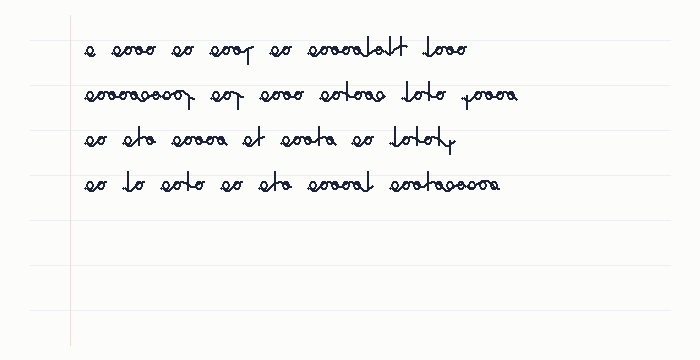
#> input picture backend/samples/sample_htr.png, 700 x 360 px
$ python -i line_segmentation.py   (imports and definitions only)
#> lines starting #> are read from the running program, lines starting #| are printed output that depends on the picture; after the words box and inside, x2 and y2 are one past the last pixel; in counts of white or black regions, pixels touching at a corner belong together
"""Projection-based line segmentation for handwritten text.

Uses horizontal ink-density projection with Gaussian smoothing and valley
detection to segment multi-line handwriting images. Crops are taken from
the **original RGB image** so that TrOCR receives clean, undamaged input.

Key improvements over the previous connected-component approach:
  - Deskew estimation via projection-variance maximisation.
  - Horizontal ruling-line removal only on the binary used for projection
    (the original image is never modified).
  - Gaussian-smoothed projection with valley-based line boundary detection.
  - Proper padding and edge-artifact filtering.
"""

from __future__ import annotations

import cv2
import numpy as np
from PIL import Image
from typing import List, Tuple
from scipy.ndimage import gaussian_filter1d
from scipy.signal import find_peaks


# ---------------------------------------------------------------------------
# Helpers
# ---------------------------------------------------------------------------

def _to_gray(image: Image.Image) -> np.ndarray:
    """PIL RGB → OpenCV grayscale uint8."""
    return cv2.cvtColor(np.array(image.convert("RGB")), cv2.COLOR_RGB2GRAY)


def _binarise(gray: np.ndarray) -> np.ndarray:
    """Otsu binarisation with ink = 255 (inverted)."""
    _, binary = cv2.threshold(gray, 0, 255, cv2.THRESH_BINARY_INV + cv2.THRESH_OTSU)
    return binary.astype(np.uint8)


def _remove_ruling_lines(binary: np.ndarray) -> np.ndarray:
    """Remove long horizontal ruling lines from a binary image.

    Only for projection computation — never applied to the RGB image.
    """
    h, w = binary.shape
    kernel_len = max(int(w * 0.25), 40)
    h_kernel = cv2.getStructuringElement(cv2.MORPH_RECT, (kernel_len, 1))
    line_mask = cv2.morphologyEx(binary, cv2.MORPH_OPEN, h_kernel)
    if np.count_nonzero(line_mask) > 0:
        return cv2.bitwise_and(binary, cv2.bitwise_not(line_mask))
    return binary


def _clear_border(binary: np.ndarray, margin: int = 4) -> np.ndarray:
    """Zero out thin border strips that often contain scanning artefacts."""
    out = binary.copy()
    out[:margin, :] = 0
    out[-margin:, :] = 0
    out[:, :margin] = 0
    out[:, -margin:] = 0
    return out


def _estimate_skew(binary: np.ndarray, angle_range: int = 15) -> float:
    """Estimate document skew by maximising horizontal-projection variance."""
    h, w = binary.shape
    best_var, best_angle = 0.0, 0.0
    for angle in np.arange(-angle_range, angle_range + 1, 1):
        M = cv2.getRotationMatrix2D((w / 2, h / 2), angle, 1.0)
        rotated = cv2.warpAffine(binary, M, (w, h), flags=cv2.INTER_NEAREST)
        proj = np.sum(rotated > 0, axis=1).astype(float)
        v = np.var(proj)
        if v > best_var:
            best_var = v
            best_angle = float(angle)
    return best_angle


def _horizontal_projection(binary: np.ndarray) -> np.ndarray:
    """Sum of foreground pixels per row."""
    return np.sum(binary > 0, axis=1).astype(float)


def _find_line_boundaries(
    proj: np.ndarray,
    img_height: int,
    min_line_height: int = 15,
) -> List[Tuple[int, int]]:
    """Detect line boundaries from a smoothed horizontal projection.

    Returns list of (top, bottom) row ranges, one per text line.
    """
    # Adaptive sigma: about 3-5% of image height
    sigma = max(2.0, img_height * 0.02)
    smooth = gaussian_filter1d(proj, sigma=sigma)

    if smooth.max() < 1:
        return []

    # Find peaks in the smoothed projection
    min_distance = max(15, int(img_height * 0.06))
    prominence = max(5.0, smooth.max() * 0.08)
    peaks, properties = find_peaks(smooth, distance=min_distance, prominence=prominence)

    if len(peaks) == 0:
        # Fallback: treat entire image as one line
        ink_rows = np.where(proj > 0)[0]
        if len(ink_rows) > 0:
            return [(int(ink_rows[0]), int(ink_rows[-1]))]
        return []

    # For each peak, expand outward to find line boundaries
    threshold = max(1.0, smooth.max() * 0.03)
    boundaries = []
    for peak in peaks:
        # Expand upward
        top = int(peak)
        while top > 0 and smooth[top - 1] > threshold:
            top -= 1
        # Expand downward
        bottom = int(peak)
        while bottom < len(smooth) - 1 and smooth[bottom + 1] > threshold:
            bottom += 1
        # Only keep lines with reasonable height
        if bottom - top + 1 >= min_line_height:
            boundaries.append((top, bottom))

    # Merge overlapping boundaries
    if not boundaries:
        return []

    merged = [list(boundaries[0])]
    for top, bottom in boundaries[1:]:
        last = merged[-1]
        if top <= last[1] + 3:  # slight overlap or adjacency → merge
            last[1] = max(last[1], bottom)
        else:
            merged.append([top, bottom])

    return [(t, b) for t, b in merged]


# ---------------------------------------------------------------------------
# Public API
# ---------------------------------------------------------------------------

def segment_lines(image: Image.Image) -> List[Image.Image]:
    """Segment a handwriting image into individual line crops.

    Pipeline:
      1. Grayscale → Otsu binarisation (ink = white).
      2. Clear border artefacts.
      3. Remove horizontal ruling lines (binary only — for projection).
      4. Estimate and correct skew.
      5. Build horizontal projection on the cleaned, deskewed binary.
      6. Detect line boundaries via peak + valley analysis.
      7. Crop from the **original RGB image** (optionally deskewed) with padding.

    Returns a list of PIL RGB images, one per detected line, top-to-bottom.
    """
    gray = _to_gray(image)
    binary = _binarise(gray)
    h, w = binary.shape

    # Clear border noise
    binary_clean = _clear_border(binary, margin=min(4, h // 20))

    # Remove ruling lines for projection only
    binary_for_proj = _remove_ruling_lines(binary_clean)

    # Estimate skew
    skew_angle = _estimate_skew(binary_for_proj, angle_range=12)

    # Deskew the binary for projection
    if abs(skew_angle) > 0.5:
        M = cv2.getRotationMatrix2D((w / 2, h / 2), skew_angle, 1.0)
        binary_deskewed = cv2.warpAffine(binary_for_proj, M, (w, h), flags=cv2.INTER_NEAREST)
        # Also deskew the original RGB for cropping
        orig_rgb = np.array(image.convert("RGB"))
        rgb_deskewed = cv2.warpAffine(orig_rgb, M, (w, h),
                                       borderMode=cv2.BORDER_CONSTANT,
                                       borderValue=(255, 255, 255))
    else:
        binary_deskewed = binary_for_proj
        rgb_deskewed = np.array(image.convert("RGB"))

    # Horizontal projection
    proj = _horizontal_projection(binary_deskewed)

    # Find line boundaries
    boundaries = _find_line_boundaries(proj, h)

    if not boundaries:
        # Fallback: return entire image
        return [image.convert("RGB")]

    # Crop with padding
    padding = max(5, int(h * 0.02))
    line_images: List[Image.Image] = []
    for top, bottom in boundaries:
        t = max(0, top - padding)
        b = min(h - 1, bottom + padding)
        crop = rgb_deskewed[t:b + 1, 0:w]
        # Skip very thin crops (likely artefacts)
        if crop.shape[0] < 10:
            continue
        line_images.append(Image.fromarray(crop))

    if not line_images:
        return [image.convert("RGB")]

    return line_images

>>> from PIL import Image
>>> picture = Image.open('../samples/sample_htr.png')
#> picture is the input picture: PIL image 700x360 RGB; mean R, G, B 245.8, 246, 244.8
>>> result = segment_lines(picture)
#> in _binarise, `_, binary = cv2.threshold(gray, 0, 255, cv2.THRESH_BINARY_INV + cv2.TH..`:
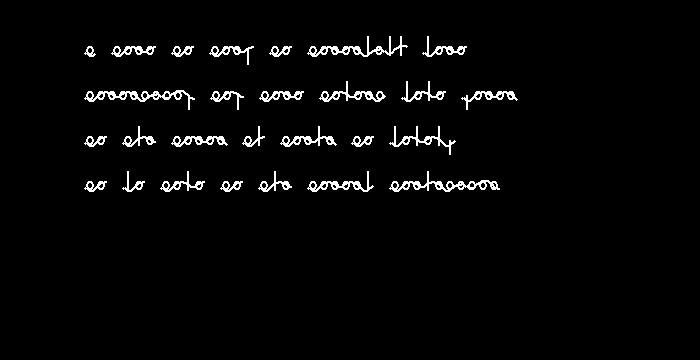
#> binary: shape (360, 700); 2.6% white in thin lines or dots, all inside (x1, y1, x2, y2) = (84, 36, 518, 192)
#> in _remove_ruling_lines, `line_mask = cv2.morphologyEx(binary, cv2.MORPH_OPEN, h_kernel)`: line_mask: shape (360, 700); every value is 0
#> the loop in _estimate_skew, `for angle in np.arange(-angle_range, angle_range + 1, 1):` made 25 passes
#> (v, best_var) on passes 1, 2, 3, 4, 5, 7, 8, 9, 10, 11, 12, 13: (328.5, 328.5), (338.4, 338.4), (340.6, 340.6), (361.1, 361.1), (365.4, 365.4), (378.6, 378.6), (465.1, 465.1), (628.8, 628.8), (874.3, 874.3), (1256, 1256), (1828, 1828), (2390.7, 2390.7)
#> v on passes 6, 14, 15, 16, 17, 18: 361.7, 1736.8, 1158.1, 793.2, 569.1, 427.5
#> pass 1, in _estimate_skew, `rotated = cv2.warpAffine(binary, M, (w, h), flags=cv2.INTER_NEAREST)`:
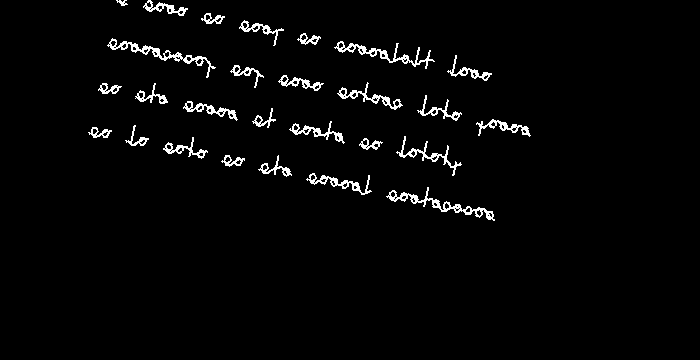
#> rotated: shape (360, 700); 2.6% white in thin lines or dots, all inside (x1, y1, x2, y2) = (88, 0, 531, 221)
#> pass 2, in _estimate_skew, `rotated = cv2.warpAffine(binary, M, (w, h), flags=cv2.INTER_NEAREST)`:
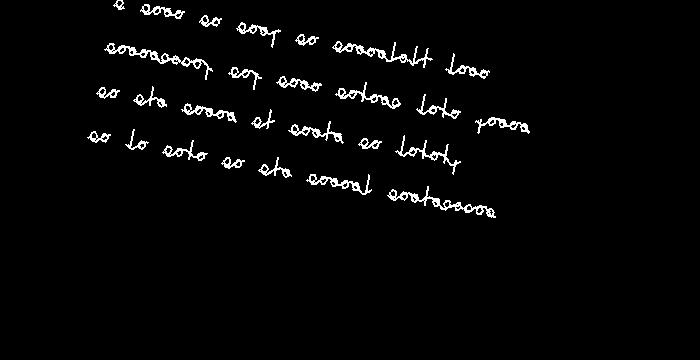
#> rotated: shape (360, 700); 2.6% white in thin lines or dots, all inside (x1, y1, x2, y2) = (87, 0, 530, 218)
#> pass 3, in _estimate_skew, `rotated = cv2.warpAffine(binary, M, (w, h), flags=cv2.INTER_NEAREST)`:
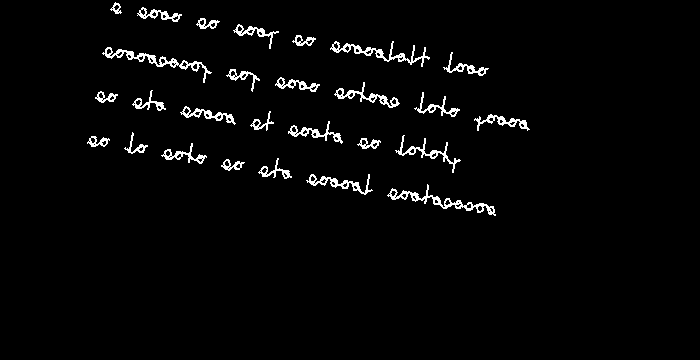
#> rotated: shape (360, 700); 2.6% white in thin lines or dots, all inside (x1, y1, x2, y2) = (87, 2, 530, 216)
#> after the loop in _estimate_skew, `for angle in np.arange(-angle_range, angle_range + 1, 1):`: best_angle = 0; best_var = 2390.7
#> in segment_lines, `skew_angle = _estimate_skew(binary_for_proj, angle_range=12)`: skew_angle = 0
#> in segment_lines, `proj = _horizontal_projection(binary_deskewed)`: proj = 360 values, max 225 at index 98, min 0 at index 0, mean 18.54
#> in _find_line_boundaries, `smooth = gaussian_filter1d(proj, sigma=sigma)`: smooth = 360 values, max 93.12 at index 95, min 0 at index 0, mean 18.54
#> in _find_line_boundaries, `prominence = max(5.0, smooth.max() * 0.08)`: prominence = 7.45
#> in _find_line_boundaries, `peaks, properties = find_peaks(smooth, distance=min_distance, prominen..`: peaks = [50, 95, 140, 185]; properties = {'prominences': [73.47, 93.12, 69, 82.44], 'left_bases': [6, 6, 118, 162], 'right_bases': [72, 221, 162, 221]}
#> in _find_line_boundaries, `threshold = max(1.0, smooth.max() * 0.03)`: threshold = 2.79
#> the loop in _find_line_boundaries, `for peak in peaks:` made 4 passes
#> peak on passes 1 to 4: 50, 95, 140, 185
#> after the loop in _find_line_boundaries, `for peak in peaks:`: boundaries = [(29, 205), (29, 205), (29, 205), (29, 205)]
#> in _find_line_boundaries, `merged = [list(boundaries[0])]`: merged = [[29, 205]]
#> the loop in _find_line_boundaries, `for top, bottom in boundaries[1:]:` made 3 passes
#> in segment_lines, `boundaries = _find_line_boundaries(proj, h)`: boundaries = [(29, 205)]
#> the loop in segment_lines, `for top, bottom in boundaries:` made 1 pass
#> (top, bottom, t, b) on pass 1: (29, 205, 22, 212)
#> pass 1, in segment_lines, `crop = rgb_deskewed[t:b + 1, 0:w]`:
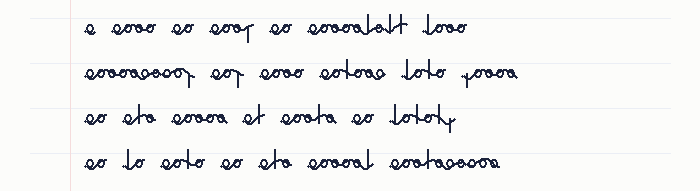
#> crop: shape (191, 700, 3); mean R, G, B 240.5, 240.9, 240.4
#> after the loop in segment_lines, `for top, bottom in boundaries:`: line_images = 1 item
#> result = 1 item

$ run again, on backend/samples/sample_personality.png
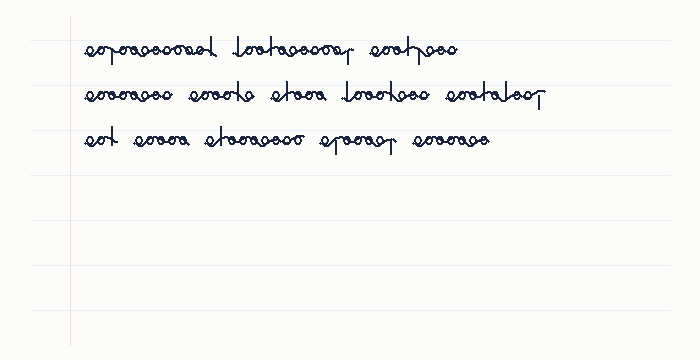
#> input picture backend/samples/sample_personality.png, 700 x 360 px
#> picture is the input picture: PIL image 700x360 RGB; mean R, G, B 246.6, 246.7, 245.5
#> in _binarise, `_, binary = cv2.threshold(gray, 0, 255, cv2.THRESH_BINARY_INV + cv2.TH..`:
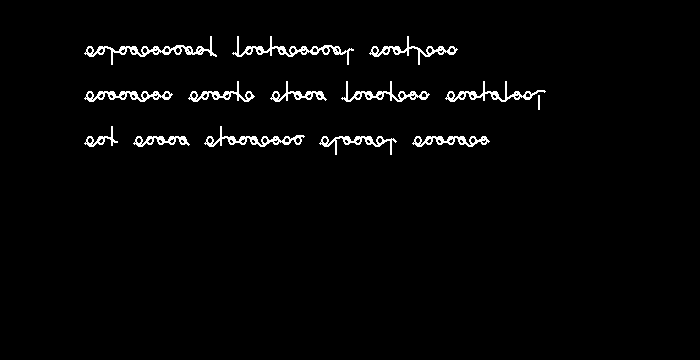
#> binary: shape (360, 700); 2.3% white in thin lines or dots, all inside (x1, y1, x2, y2) = (84, 36, 546, 155)
#> line_mask: shape (360, 700); every value is 0
#> the loop in _estimate_skew, `for angle in np.arange(-angle_range, angle_range + 1, 1):` made 25 passes
#> (v, best_var) on passes 1 to 8: (345.6, 345.6), (372.7, 372.7), (393.3, 393.3), (419, 419), (429, 429), (434.9, 434.9), (450.8, 450.8), (520.7, 520.7)
#> after the loop in _estimate_skew, `for angle in np.arange(-angle_range, angle_range + 1, 1):`: best_angle = 0; best_var = 2514.7
#> skew_angle = 0
#> proj = 360 values, max 249 at index 92, min 0 at index 0, mean 16.04
#> smooth = 360 values, max 105.7 at index 95, min 0 at index 0, mean 16.04
#> prominence = 8.46
#> peaks = [50, 95, 140]; properties = {'prominences': [84.88, 105.7, 88.73], 'left_bases': [6, 6, 118], 'right_bases': [72, 184, 184]}
#> threshold = 3.17
#> the loop in _find_line_boundaries, `for peak in peaks:` made 3 passes
#> peak on passes 1 to 3: 50, 95, 140
#> after the loop in _find_line_boundaries, `for peak in peaks:`: boundaries = [(29, 160), (29, 160), (29, 160)]
#> merged = [[29, 160]]
#> the loop in _find_line_boundaries, `for top, bottom in boundaries[1:]:` made 2 passes
#> in segment_lines, `boundaries = _find_line_boundaries(proj, h)`: boundaries = [(29, 160)]
#> the loop in segment_lines, `for top, bottom in boundaries:` made 1 pass
#> (top, bottom, t, b) on pass 1: (29, 160, 22, 167)
#> pass 1, in segment_lines, `crop = rgb_deskewed[t:b + 1, 0:w]`:
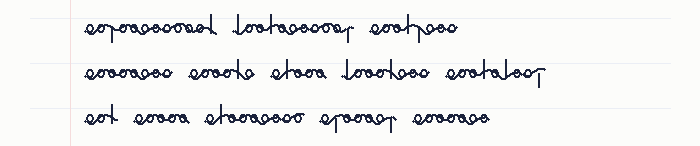
#> crop: shape (146, 700, 3); mean R, G, B 239, 239.4, 239.1
#> after the loop in segment_lines, `for top, bottom in boundaries:`: line_images = 1 item
